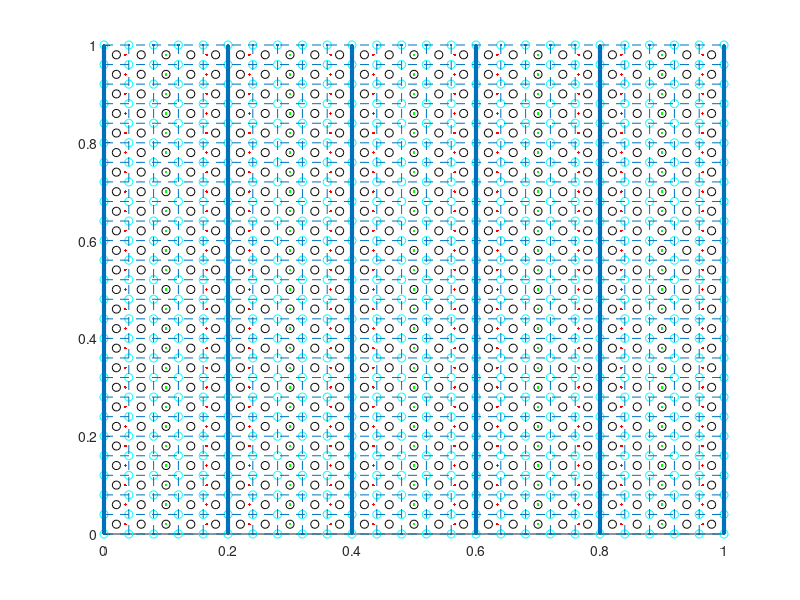

MATLAB code to generate this figure:
% ----
% Grid testing for PPMDG Advection
% By: Devin Light
% ----

nx = 25;
ny = 25;

% X-grid
% ---
num_elem = nx/5;
elemdx = 1.0/num_elem;
ecent = zeros(1,num_elem);

% Nodal locations in [-1,1]
node4 = [-1.0, -0.654653670707978,0.0, 0.654653670707977,1.0];

ecent(1) = 0.5*elemdx;

 for i = 2:num_elem
   ecent(i)=ecent(i-1)+elemdx;
 end

 x = zeros(1,nx);
 for i = 0:num_elem-1
    x(1+i*5:1+i*5+4) = ecent(i+1)+0.5*elemdx*node4(1:5); 
 end

 xf = zeros(1,nx+1);
 xf(1) = 0.0;
 xf(nx+1) = 1.0;
 for i = 1:nx-1
    xf(i+1) = x(i) + 0.5d0*(x(i+1)-x(i));
 end

 dx = zeros(1,nx);
 for i = 2:nx+1
    dx(i) = xf(i)-xf(i-1);
 end
 
 % Y-grid
 % ---
 
 dy = 1.0/ny;
 
 yf = zeros(1,ny+1);
 y = zeros(1,ny);
 
 yf(1) = 0.0;
 
for i = 1:ny
    yf(i+1) = yf(i) + dy;
    y(i) = 0.5*(yf(i+1)+yf(i));
end

% Even spaced X-grid
% ---
 
xe = zeros(1,nx);
dxe = 1.0/nx;

xe(1) = dxe/2;
for i = 1:nx-1
    xe(i+1) = xe(i)+dxe;
end
xef = zeros(1,nx+1);
xef(1) = 0.0;
for i = 1:nx
    xef(i+1)= xef(i)+ dxe;
end

 [X,Y] = meshgrid(x,y);
 [XF,YF] = meshgrid(xf,yf);
 [XE,YE] = meshgrid(xe,y);
 [ECENT,Y2] = meshgrid(ecent,y);
 [XEF,YEF] = meshgrid(xef,yf);
 hold on
 plot(X,Y,'r.')
 %plot(XF,YF,'rx')
 plot(XE,YE,'ko')
 plot(ECENT,Y2,'g.')
 plot(XEF,YEF,'co')
 for i = 1:ny+1
    line([0 1],[yf(i) yf(i)],'Marker','.','LineStyle','--')
 end
 for i = 1:nx+1
     line([xef(i) xef(i)],[0 1],'Marker','.','LineStyle','--')
 end
 line([ecent(1)-elemdx/2 ecent(1)-elemdx/2],[0 1],'LineWidth',3)
 for i = 1:num_elem
     line([ecent(i)+elemdx/2 ecent(i)+elemdx/2],[0 1],'LineWidth',3)
 end
 hold off
 xlim([0,1])
 ylim([0,1])
 